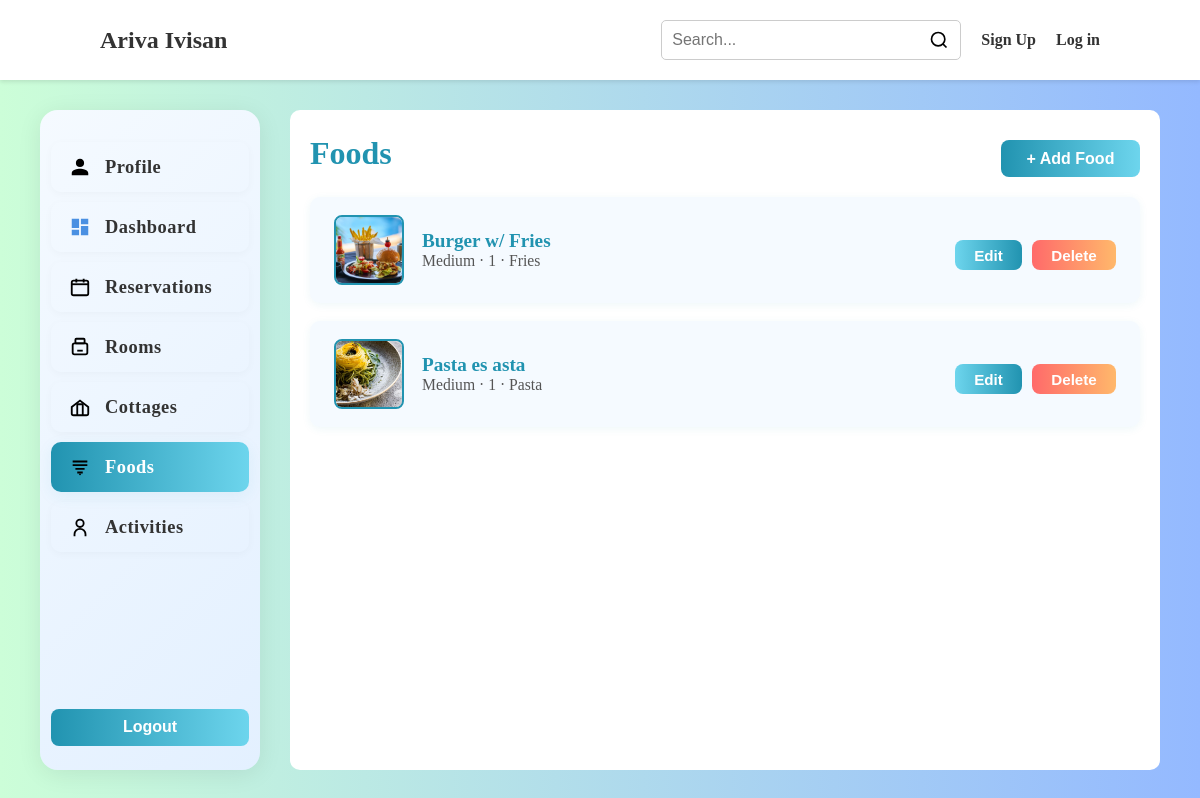
/owner/foods, run on an earlier commit of the app's database.
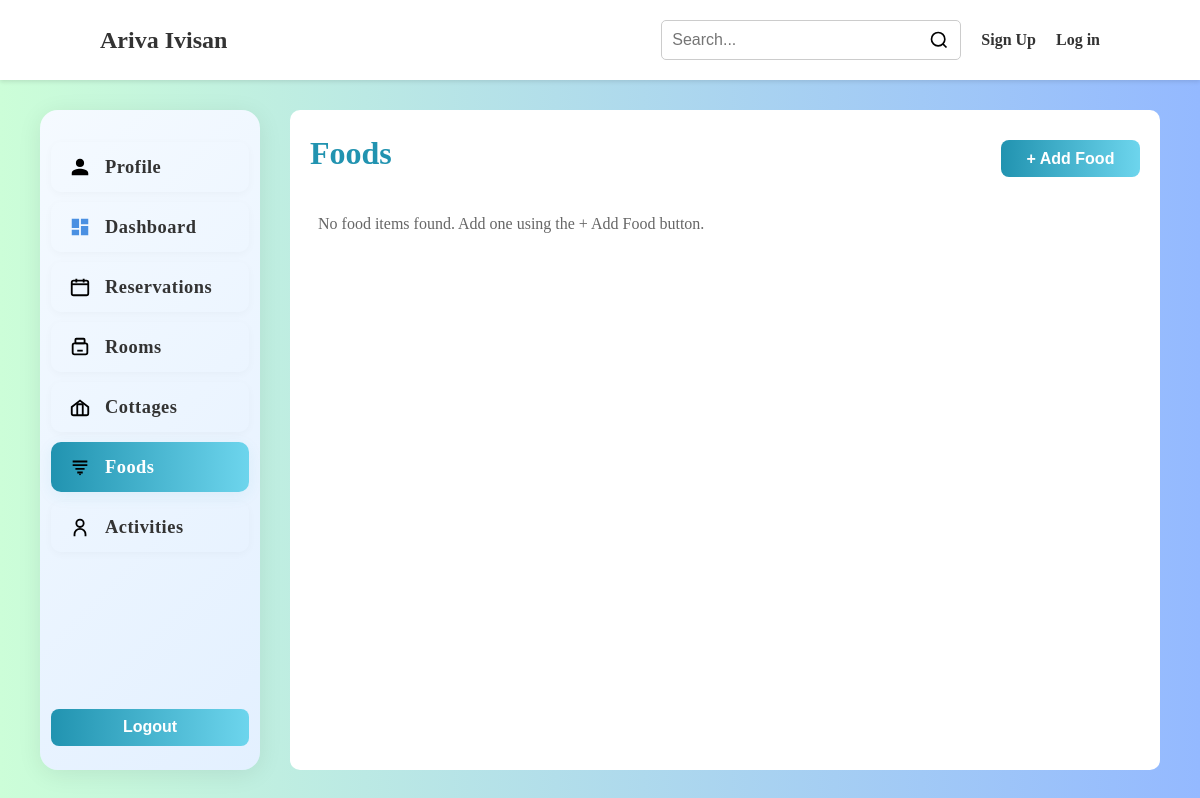
And on a later commit of the database.
### app.py (models this page shows)
class Food(db.Model):
    id = db.Column(db.Integer, primary_key=True)
    owner_id = db.Column(db.Integer, db.ForeignKey('owner.id'), nullable=True)
    name = db.Column(db.String(200), nullable=False)
    size = db.Column(db.String(100))
    capacity = db.Column(db.String(50))
    price = db.Column(db.String(50))
    other_feature1 = db.Column(db.String(200))
    other_feature2 = db.Column(db.String(200))
    other_feature3 = db.Column(db.String(200))
    other_feature4 = db.Column(db.String(200))
    image1 = db.Column(db.String(300))
    image2 = db.Column(db.String(300))
    image3 = db.Column(db.String(300))
    image4 = db.Column(db.String(300))
    image5 = db.Column(db.String(300))
    owner = db.relationship('Owner', backref=db.backref('foods', lazy=True))

### app.py (the view, shortened to what this page needs)
@app.route("/owner/foods", methods=["GET","POST"])
def owner_foods():
    foods = []
    if 'owner_id' in session:
        foods = Food.query.filter_by(owner_id=session['owner_id']).all()
    else:
        foods = Food.query.all()
    return render_template('owner/foods.html', foods=foods)

### templates/owner/foods.html (shortened to what this page needs)
<!DOCTYPE html>
<html lang="en">
<head>
</head>
<body>
    {% if session.user_id %}
        {% include 'partials/navbarLoggedInCustomer.html' %}
    {% elif session.owner_id %}
        {% include 'partials/navbarLoggedInOwner.html' %}
    {% else %}
        {% include 'partials/navbar.html' %}
    {% endif %}
    <div class="content">
        <div class="sidebar" style="display: flex; flex-direction: column; height: 100%; justify-content: flex-start;">
            <a href="#">
                <svg fill="#000000" viewBox="0 0 24 24" width="20px" xmlns="http://www.w3.org/2000/svg"><path d="M12 12c2.7 0 4.5-1.8 4.5-4.5S14.7 3 12 3 7.5 4.8 7.5 7.5 9.3 12 12 12zm0 2c-3 0-9 1.5-9 4.5V21h18v-2.5c0-3-6-4.5-9-4.5z"/></svg>
                <p>Profile</p>
            </a>
            <a href="{{ url_for('owner_dashboard') }}">
                <svg viewBox="0 0 24 24" width="20px" fill="none" xmlns="http://www.w3.org/2000/svg"><path d="M3 13h8V3H3v10zm0 8h8v-6H3v6zm10 0h8v-10h-8v10zm0-18v6h8V3h-8z" fill="#4a90e2"/></svg>
                <p>Dashboard</p>
            </a>
            <a href="{{ url_for('owner_reservations') }}">
                <svg viewBox="0 0 24 24" width="20px" fill="none" xmlns="http://www.w3.org/2000/svg"><rect x="3" y="5" width="18" height="16" rx="2" stroke="#000" stroke-width="2"/><path d="M16 3v4M8 3v4" stroke="#000" stroke-width="2"/><path d="M3 9h18" stroke="#000" stroke-width="2"/></svg>
                <p>Reservations</p>
            </a>
            <a href="{{ url_for('owner_rooms') }}">
                <svg viewBox="0 0 24 24" width="20px" fill="none" xmlns="http://www.w3.org/2000/svg"><rect x="4" y="8" width="16" height="12" rx="2" stroke="#000" stroke-width="2"/><path d="M9 16h6" stroke="#000" stroke-width="2"/><rect x="7" y="3" width="10" height="5" rx="1" stroke="#000" stroke-width="2"/></svg>
                <p>Rooms</p>
            </a>
            <a href="{{ url_for('owner_cottages') }}">
                <svg viewBox="0 0 24 24" width="20px" fill="none" xmlns="http://www.w3.org/2000/svg"><path d="M3 12l9-7 9 7v7a2 2 0 0 1-2 2H5a2 2 0 0 1-2-2v-7z" stroke="#000" stroke-width="2"/><path d="M9 21V9h6v12" stroke="#000" stroke-width="2"/></svg>
                <p>Cottages</p>
            </a>
            <a class="active" href="{{ url_for('owner_foods') }}">
                <svg viewBox="0 0 24 24" width="20px" fill="none" xmlns="http://www.w3.org/2000/svg"><path d="M4 6h16M4 10h16M7 14h10M9 18h6" stroke="#000" stroke-width="2"/><circle cx="12" cy="20" r="1" fill="#000"/></svg>
                <p>Foods</p>
            </a>
            <a href="#">
                <svg viewBox="0 0 24 24" width="20px" fill="none" xmlns="http://www.w3.org/2000/svg"><circle cx="12" cy="8" r="4" stroke="#000" stroke-width="2"/><path d="M6 22v-2a6 6 0 0 1 12 0v2" stroke="#000" stroke-width="2"/></svg>
                <p>Activities</p>
            </a>
            <form action="{{ url_for('logout') }}" method="get" style="width:90%;">
                <button type="submit" class="modern-button" style="width:100%;margin-top:20px;">Logout</button>
            </form>
        </div>
        <div class="main">
            <div class="profile-header">
                <div class="profile-title">Foods</div>
                <button class="modern-button" style="float:right; margin-left:auto;" id="addFoodBtn">+ Add Food</button>
            </div>
            <div class="foods-list" style="width:100%;">
                {% if foods and foods|length > 0 %}
                    {% for food in foods %}
                    <div class="food-card" data-food='{{ {'id': food.id|default(0), 'name': food.name|default(''), 'size': food.size|default(''), 'capacity': food.capacity|default(''), 'price': food.price|default(''), 'other_feature1': food.other_feature1|default(''), 'other_feature2': food.other_feature2|default(''), 'other_feature3': food.other_feature3|default(''), 'other_feature4': food.other_feature4|default(''), 'image1': food.image1|default(''), 'image2': food.image2|default(''), 'image3': food.image3|default(''), 'image4': food.image4|default(''), 'image5': food.image5|default('') }|tojson }}' style="display:flex;align-items:center;justify-content:space-between;background:#f5faff;border-radius:10px;padding:18px 24px;margin-bottom:18px;box-shadow:0 2px 8px rgba(33,147,176,0.08);">
                        <div style="display:flex;align-items:center;gap:18px;">
                            {% set thumb = food.image1 or food.image2 or food.image3 or food.image4 or food.image5 %}
                            <img src="/static/{{ thumb if thumb else 'images/bg.webp' }}" alt="Food Image" style="width:70px;height:70px;border-radius:8px;object-fit:cover;border:2px solid #2193b0;">
                            <div>
                                <div style="font-size:1.2rem;font-weight:bold;color:#2193b0;">{{ food.name }}</div>
                                <div style="color:#555;font-size:0.98rem;">{{ food.size or '' }} · {{ food.capacity or '' }} · {{ food.other_feature1 or '' }}</div>
                            </div>
                        </div>
                        <div style="display:flex;gap:10px;">
                            <button class="modern-button edit-food-btn" data-food-id="{{ food.id }}" style="background:linear-gradient(90deg,#6dd5ed 0%,#2193b0 100%);padding:0.4rem 1.2rem;font-size:0.95rem;">Edit</button>
                            <form method="post" action="{{ url_for('delete_food', food_id=food.id) }}" style="display:inline;">
                                <button type="submit" class="modern-button" style="background:linear-gradient(90deg,#ff6a6a 0%,#ffb86b 100%);padding:0.4rem 1.2rem;font-size:0.95rem;">Delete</button>
                            </form>
                        </div>
                    </div>
                    {% endfor %}
                {% else %}
                    <div style="color:#666;padding:18px 8px;">No food items found. Add one using the + Add Food button.</div>
                {% endif %}
            </div>
    </div>
    </div>
</body>
    </html>

### templates/partials/navbar.html (shortened to what this page needs)
<div class="navbar">
    <p class="title">Ariva Ivisan</p>
    <div class="nav-links">
        <div class="search-container">
            <input class="search" type="text" placeholder="Search...">
        </div>
        <a href="#" id="signUpLink">Sign Up</a>
        <a href="#" id="loginSelectorLink">Log in</a>
    </div>
</div>

### templates/owner/foods.html (style rules this page uses)
* { margin: 0; padding: 0; box-sizing: border-box; }
body { height: 100vh; background: #CCFED8; background: linear-gradient(90deg, rgba(204, 254, 216, 1) 0%, rgba(148, 185, 255, 1) 100%); font-family: Georgia, 'Times New Roman', Times, serif; }
.navbar { display: flex; justify-content: space-between; align-items: center; height: 10vh; padding: 0 100px; background-color: #fff; box-shadow: 0 2px 4px rgba(0, 0, 0, 0.1); }
.title { font-size: 24px; font-weight: bold; color: #333; }
.nav-links { display: flex; align-items: center; }
.nav-links a { margin-left: 20px; text-decoration: none; color: #333; font-weight: bold; }
.content { display: flex; width: 100%; height: 90vh; padding: 30px 40px; }
.sidebar { background: linear-gradient(135deg, #f5faff 0%, #e3f0ff 100%); width: 22%; border: none; margin-right: 30px; display: flex; flex-direction: column; align-items: center; border-radius: 18px; padding: 32px 0 24px 0; box-shadow: 0 4px 24px rgba(0,0,0,0.08); min-width: 220px; transition: box-shadow 0.2s; }
.sidebar a { font-size: 1.15rem; width: 90%; display: flex; align-items: center; padding: 14px 18px; margin-bottom: 10px; border-radius: 10px; text-decoration: none; color: #333; transition: background 0.18s, color 0.18s, box-shadow 0.18s; cursor: pointer; box-shadow: 0 2px 8px rgba(0,0,0,0.03); }
.sidebar a.active { background: linear-gradient(90deg, #2193b0 0%, #6dd5ed 100%); color: #fff; box-shadow: 0 4px 16px rgba(33,147,176,0.08); }
.sidebar a svg { min-width: 22px; min-height: 22px; margin-right: 14px; transition: filter 0.18s; }
.sidebar a p { margin-left: 0; font-weight: 600; color: inherit; letter-spacing: 0.5px; }
.main { background-color: #fff; width: 100%; border-radius: 10px; padding: 20px; display: flex; flex-direction: column; justify-content: flex-start; height: 100%; overflow-y: auto; max-height: 90vh; }
.profile-header { display: flex; justify-content: space-between; align-items: center; margin-bottom: 20px; }
.profile-title { font-size: 2rem; font-weight: bold; color: #2193b0; }
.modern-button { background: linear-gradient(90deg, #2193b0 0%, #6dd5ed 100%); color: #fff; border: none; border-radius: 8px; font-size: 1rem; font-weight: bold; padding: 0.6rem 1.6rem; cursor: pointer; margin-top: 10px; }

### templates/partials/navbar.html (style rules this page uses)
.navbar { display: flex; justify-content: space-between; align-items: center; height: 10vh; padding: 0 100px; background-color: #fff; box-shadow: 0 2px 4px rgba(0, 0, 0, 0.1); }
.title { font-size: 24px; font-weight: bold; color: #333; }
.nav-links { display: flex; align-items: center; }
.nav-links a { margin-left: 20px; text-decoration: none; color: #333; font-weight: bold; }
.search-container { position: relative; width: 300px; }
.search { width: 100%; padding: 10px 40px 10px 10px; border: 1px solid #ccc; border-radius: 5px; font-size: 16px; }

What changed in the data, as far as the page shows it:
removed Food: image1 (picture), name "Burger w/ Fries", size "Medium", capacity "1", other_feature1 "Fries"
removed Food: image1 (picture), name "Pasta es asta", size "Medium", capacity "1", other_feature1 "Pasta"
Also different on the page:
text now shown: "No food items found. Add one using the + Add Food button."
